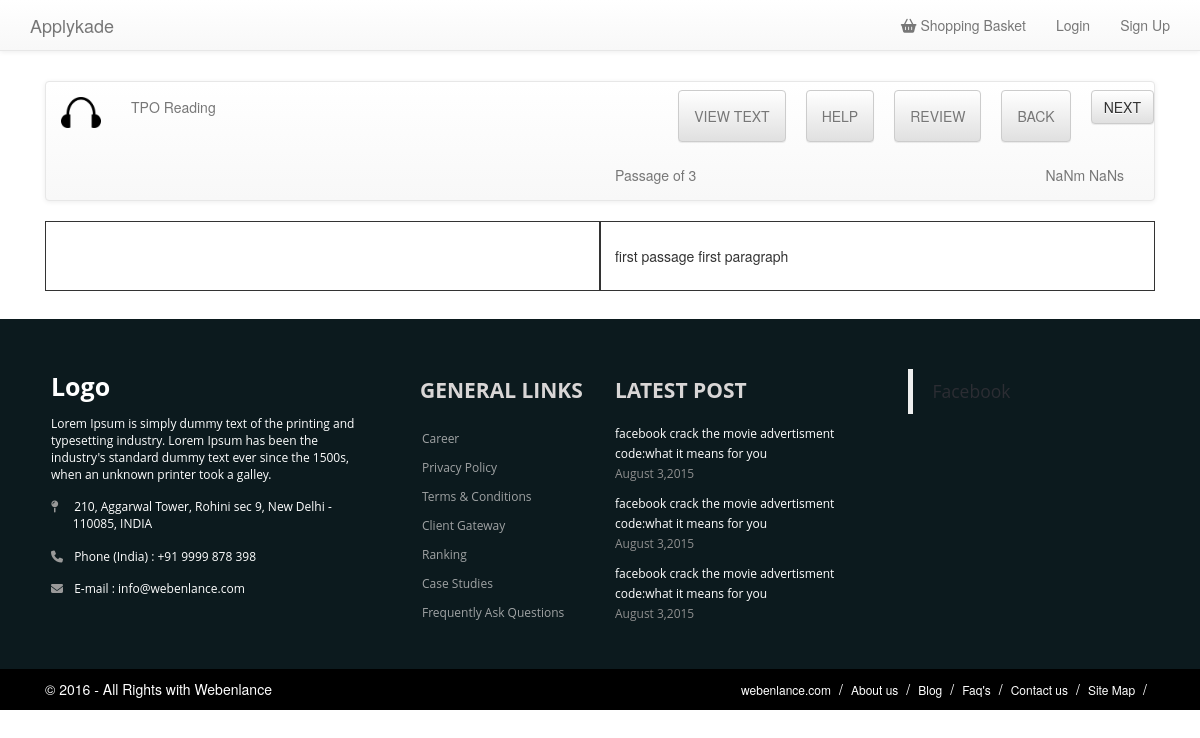
/tpo/reading/, run on an earlier commit of the app's database.
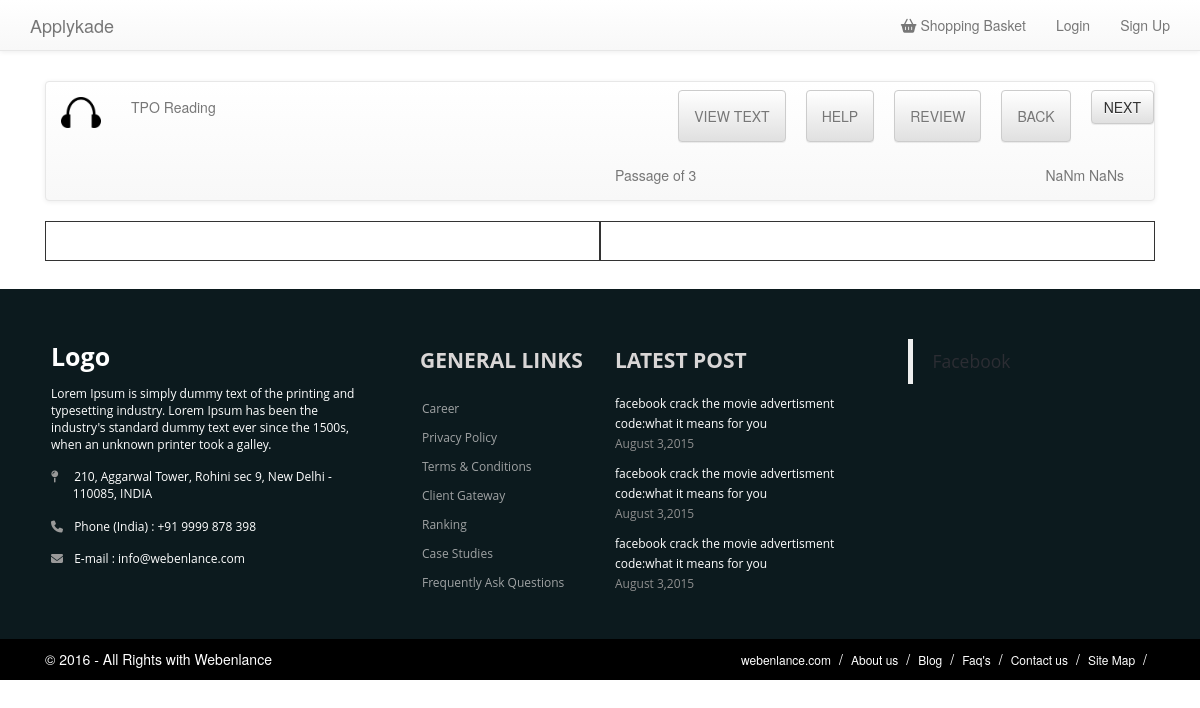
And on a later commit of the database.
### tpo/models.py (models this page shows)
class Paragraph(models.Model):
    passage = models.ForeignKey(Passage, on_delete=models.CASCADE, default=None)
    text = models.CharField(max_length=1200)
    orderingNumber = models.IntegerField(default=1)
    def __str__(self):
        return str(self.text)

### tpo/views.py (the view)
@csrf_exempt
def reading(request):
    print(request)
    data = {}
    data['passage_title'] = 1
    paragraphs = Paragraph.objects.all().filter(passage__passageNumber__exact=data['passage_title']).order_by(
        'orderingNumber')
    print(paragraphs)
    return render_to_response('tpo/reading.html', {'paragraphs': paragraphs})

### tpo/templates/tpo/reading.html (shortened to what this page needs)
{% extends 'tpo/base.html' %}
{% block content %}
    {% load static %}
    <form action="/tpo/passage/question/?tpoNumber={{ tpoNum }}&passageNumber={{ passage.passageNumber }}&questionNumber={{ questionNo }}"
          method="post" class="navbar-form" id="nextQuestionForm">
        <nav class="navbar navbar-default" role="navigation">
            <div>
                <div class="navbar-header" style="text-align: center;">
                    <a class="navbar-brand" href="#">
                        <img src="{% static "images/logo.png" %}" width="40px">
                    </a>
                </div>
                <p class="navbar-text">TPO {{ tpoNum }} Reading</p>
                <div class="collapse navbar-collapse">
                    <ul class="nav navbar-nav navbar-right nav-button-ul">
                        <li><a class="btn btn-default navbar-btn">VIEW TEXT</a></li>
                        <li><a class="btn btn-default navbar-btn">HELP</a></li>
                        <li><a class="btn btn-default navbar-btn">REVIEW</a></li>
                        <li><a class="btn btn-default navbar-btn">BACK</a></li>
                        <li>
                            <button
                                    type="submit" class="btn btn-default navbar-btn" id="nextQuestion">NEXT
                            </button>
                        </li>
                    </ul>
                </div>
            </div>
            <div>
                <div class="col-lg-offset-6">
                    <p class="navbar-text">Passage {{ passage.passageNumber }} of 3</p>
                </div>
                <div>
                    <p id="demo" class="navbar-text navbar-right" style="margin-right:30px;">60m 00s</p>
                </div>
            </div>
        </nav>
        <div class="passage-part">
            <div id="question-section" class="passage-section col-lg-6">
            </div>
            <div class="passage-section col-lg-6">
                {% for paragraph in paragraphs %}
                    <div class="paragraph">
                        <p>{{ paragraph.text|linebreaksbr }}</p>
                    </div>
                {% endfor %}
            </div>
        </div>
    </form>
{% endblock %}

### tpo/templates/tpo/base.html (shortened to what this page needs)
<!DOCTYPE html>
<html>
<head>
    {% load static %}
    {% block head_css %}
        {% block head_css_site %}
            <link href="{% static "css/bootstrap.min.css" %}"
                  rel="stylesheet" media="screen">
            <link href="{% static "css/bootstrap-theme.min.css" %}"
                  rel="stylesheet" media="screen">
            <link href="{% static "css/app.css" %}"
                  rel="stylesheet" media="screen">
        {% endblock head_css_site %}
    {% endblock head_css %}
</head>
<body>
<header>
    <div class="navbar navbar-default navbar-static-top
        {% block nav-style %}{% endblock %}">
        <div class="container p-none">
            <div class="navbar-header">
                <a class="navbar-brand" href="/">Applykade</a>
            </div>
            <div class="collapse navbar-collapse">
                <ul class="nav navbar-nav navbar-right">
                    <li>
                        <a href="/shop/basket"><span class="fa fa-shopping-basket"></span> Shopping Basket</a>
                    </li>
                    {% if user.is_authenticated %}
                        <li><a href="">Logout</a></li>
                        <li><a href=""
                               class="p-r-none">Accounts</a></li>
                    {% else %}
                        <li><a href="">Login</a></li>
                        <li><a href="" class="p-r-none">Sign Up</a></li>
                    {% endif %}
                </ul>
            </div>
        </div>
    </div>
</header>
<div id="site-wrapper" class="container">
    {% block content %}{% endblock content %}
</div>
<link href="https://fortawesome.github.io/Font-Awesome/assets/font-awesome/css/font-awesome.css" rel="stylesheet">
<footer>
    <div class="container">
        <div class="row">
            <div class="col-md-4 col-sm-6 footerleft ">
                <div class="logofooter"> Logo</div>
                <p>Lorem Ipsum is simply dummy text of the printing and typesetting industry. Lorem Ipsum has been the
                    industry's standard dummy text ever since the 1500s, when an unknown printer took a galley.</p>
                <p><i class="fa fa-map-pin"></i> 210, Aggarwal Tower, Rohini sec 9, New Delhi -        110085, INDIA</p>
                <p><i class="fa fa-phone"></i> Phone (India) : +91 9999 878 398</p>
                <p><i class="fa fa-envelope"></i> E-mail : info@webenlance.com</p>
            </div>
            <div class="col-md-2 col-sm-6 paddingtop-bottom">
                <h6 class="heading7">GENERAL LINKS</h6>
                <ul class="footer-ul">
                    <li><a href="#"> Career</a></li>
                    <li><a href="#"> Privacy Policy</a></li>
                    <li><a href="#"> Terms & Conditions</a></li>
                    <li><a href="#"> Client Gateway</a></li>
                    <li><a href="#"> Ranking</a></li>
                    <li><a href="#"> Case Studies</a></li>
                    <li><a href="#"> Frequently Ask Questions</a></li>
                </ul>
            </div>
            <div class="col-md-3 col-sm-6 paddingtop-bottom">
                <h6 class="heading7">LATEST POST</h6>
                <div class="footer-post">
                    <p>facebook crack the movie advertisment code:what it means for you <span>August 3,2015</span></p>
                    <p>facebook crack the movie advertisment code:what it means for you <span>August 3,2015</span></p>
                    <p>facebook crack the movie advertisment code:what it means for you <span>August 3,2015</span></p>
                </div>
            </div>
            <div class="col-md-3 col-sm-6 paddingtop-bottom">
                <div class="fb-page" data-href="https://www.facebook.com/facebook" data-tabs="timeline"
                     data-height="300" data-small-header="false" style="margin-bottom:15px;"
                     data-adapt-container-width="true" data-hide-cover="false" data-show-facepile="true">
                    <div class="fb-xfbml-parse-ignore">
                        <blockquote cite="https://www.facebook.com/facebook"><a
                                href="https://www.facebook.com/facebook">Facebook</a></blockquote>
                    </div>
                </div>
            </div>
        </div>
    </div>
</footer>
<div class="copyright">
    <div class="container">
        <div class="col-md-6">
            <p>© 2016 - All Rights with Webenlance</p>
        </div>
        <div class="col-md-6">
            <ul class="bottom_ul">
                <li><a href="#">webenlance.com</a></li>
                <li><a href="#">About us</a></li>
                <li><a href="#">Blog</a></li>
                <li><a href="#">Faq's</a></li>
                <li><a href="#">Contact us</a></li>
                <li><a href="#">Site Map</a></li>
            </ul>
        </div>
    </div>
</div>
</body>
</html>

### tpo/static/css/app.css (style rules this page uses)
footer { background-color: #0c1a1e; min-height: 350px; font-family: 'Open Sans', sans-serif; }
.footerleft { margin-top: 50px; padding: 0 36px; }
.logofooter { margin-bottom: 10px; font-size: 25px; color: #fff; font-weight: 700; }
.footerleft p { color: #fff; font-size: 12px !important; font-family: 'Open Sans', sans-serif; margin-bottom: 15px; }
.footerleft p i { width: 20px; color: #999; }
.paddingtop-bottom { margin-top: 50px; }
.footer-ul { list-style-type: none; padding-left: 0px; margin-left: 2px; }
.footer-ul li { line-height: 29px; font-size: 12px; }
.footer-ul li a { color: #a0a3a4; transition: color 0.2s linear 0s, background 0.2s linear 0s; }
.copyright { min-height: 40px; background-color: #000000; }
.copyright p { text-align: left; color: #FFF; padding: 10px 0; margin-bottom: 0px; }
.heading7 { font-size: 21px; font-weight: 700; color: #d9d6d6; margin-bottom: 22px; }
.footer-post p { font-size: 12px; color: #FFF; line-height: 20px; }
.footer-post p span { display: block; color: #8f8f8f; }
.bottom_ul { list-style-type: none; float: right; margin-bottom: 0px; }
.bottom_ul li { float: left; line-height: 40px; }
.bottom_ul li:after { content: "/"; color: #FFF; margin-right: 8px; margin-left: 8px; }
.bottom_ul li a { color: #FFF; font-size: 12px; }
.nav-button-ul li a { margin-right: 20px; }
.passage-part { display: flex; padding-bottom: 20px; }
.passage-section { border-style: solid; border-width: 1px; flex: 1; padding: 1em; }
ol, ul { margin: 0 0 1.41575em 3em; padding: 0; }
ul { list-style: outside none disc; }
a { font-weight: 400; }
a { color: #657e21; }
a { color: #2c2d33; font-weight: 400; text-decoration: none; }
a { background-color: transparent; }
img { display: block; height: auto; max-width: 100%; }
img { border: 0 none; }

What changed in the data, as far as the page shows it:
removed Paragraph: text "first passage first paragraph"
